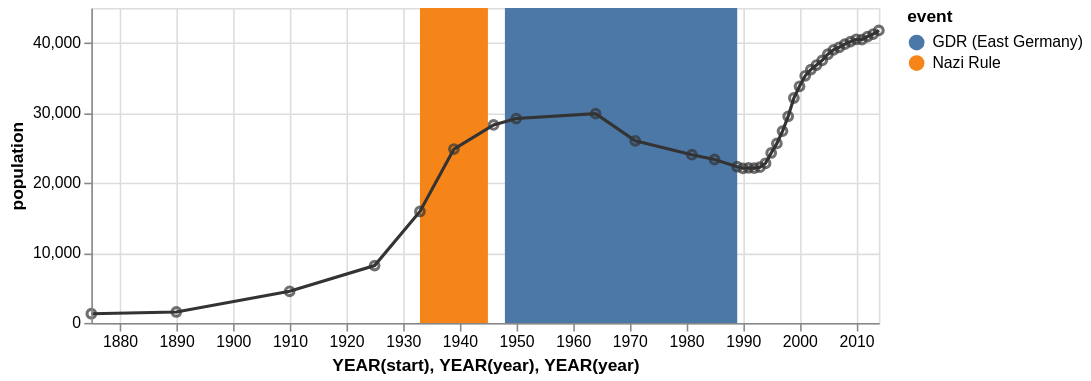

Specify this chart in Vega-Lite:
### Vega specification from a JSON file in a GitHub repository (floating-point values rounded to 4 significant figures)
{"$schema": "https://vega.github.io/schema/vega/v3.0.json", "description": "The population of the German city of Falkensee over time", "autosize": "pad", "padding": 5, "width": 500, "height": 200, "style": "cell", "data": [{"name": "source_0", "values": [{"start": "1933", "end": "1945", "event": "Nazi Rule"}, {"start": "1948", "end": "1989", "event": "GDR (East Germany)"}], "format": {}}, {"name": "source_1", "values": [{"year": "1875", "population": 1309}, {"year": "1890", "population": 1558}, {"year": "1910", "population": 4512}, {"year": "1925", "population": 8180}, {"year": "1933", "population": 15915}, {"year": "1939", "population": 24824}, {"year": "1946", "population": 28275}, {"year": "1950", "population": 29189}, {"year": "1964", "population": 29881}, {"year": "1971", "population": 26007}, {"year": "1981", "population": 24029}, {"year": "1985", "population": 23340}, {"year": "1989", "population": 22307}, {"year": "1990", "population": 22087}, {"year": "1991", "population": 22139}, {"year": "1992", "population": 22105}, {"year": "1993", "population": 22242}, {"year": "1994", "population": 22801}, {"year": "1995", "population": 24273}, {"year": "1996", "population": 25640}, {"year": "1997", "population": 27393}, {"year": "1998", "population": 29505}, {"year": "1999", "population": 32124}, {"year": "2000", "population": 33791}, {"year": "2001", "population": 35297}, {"year": "2002", "population": 36179}, {"year": "2003", "population": 36829}, {"year": "2004", "population": 37493}, {"year": "2005", "population": 38376}, {"year": "2006", "population": 39008}, {"year": "2007", "population": 39366}, {"year": "2008", "population": 39821}, {"year": "2009", "population": 40179}, {"year": "2010", "population": 40511}, {"year": "2011", "population": 40465}, {"year": "2012", "population": 40905}, {"year": "2013", "population": 41258}, {"year": "2014", "population": 41777}], "format": {}}, {"name": "data_0", "source": "source_0", "transform": [{"type": "formula", "expr": "timeParse(datum[\"start\"],'%Y')", "as": "start"}, {"type": "formula", "expr": "timeParse(datum[\"end\"],'%Y')", "as": "end"}, {"type": "filter", "expr": "datum[\"start\"] !== null && !isNaN(datum[\"start\"])"}, {"type": "formula", "as": "year_start", "expr": "datetime(year(datum[\"start\"]), 0, 1, 0, 0, 0, 0)"}, {"type": "formula", "as": "year_end", "expr": "datetime(year(datum[\"end\"]), 0, 1, 0, 0, 0, 0)"}]}, {"name": "data_1", "source": "source_1", "transform": [{"type": "formula", "expr": "timeParse(datum[\"year\"],'%Y')", "as": "year"}]}, {"name": "data_2", "source": "data_1", "transform": [{"type": "formula", "expr": "toDate(datum[\"year\"])", "as": "year"}, {"type": "formula", "expr": "toNumber(datum[\"population\"])", "as": "population"}, {"type": "filter", "expr": "datum[\"year\"] !== null && !isNaN(datum[\"year\"]) && datum[\"population\"] !== null && !isNaN(datum[\"population\"])"}, {"type": "formula", "as": "year_year", "expr": "datetime(year(datum[\"year\"]), 0, 1, 0, 0, 0, 0)"}]}, {"name": "data_3", "source": "data_1", "transform": [{"type": "formula", "expr": "toDate(datum[\"year\"])", "as": "year"}, {"type": "formula", "expr": "toNumber(datum[\"population\"])", "as": "population"}, {"type": "filter", "expr": "datum[\"year\"] !== null && !isNaN(datum[\"year\"]) && datum[\"population\"] !== null && !isNaN(datum[\"population\"])"}, {"type": "formula", "as": "year_year", "expr": "datetime(year(datum[\"year\"]), 0, 1, 0, 0, 0, 0)"}]}], "marks": [{"name": "layer_0_marks", "type": "rect", "style": ["rect"], "from": {"data": "data_0"}, "encode": {"update": {"x": {"scale": "x", "field": "year_start"}, "x2": {"scale": "x", "field": "year_end"}, "y": {"value": 0}, "y2": {"field": {"group": "height"}}, "fill": {"scale": "color", "field": "event"}}}}, {"name": "layer_1_marks", "type": "line", "style": ["line"], "sort": {"field": "datum[\"year_year\"]", "order": "descending"}, "from": {"data": "data_2"}, "encode": {"update": {"x": {"scale": "x", "field": "year_year"}, "y": {"scale": "y", "field": "population"}, "stroke": {"value": "#333"}}}}, {"name": "layer_2_marks", "type": "symbol", "style": ["point"], "from": {"data": "data_3"}, "encode": {"update": {"x": {"scale": "x", "field": "year_year"}, "y": {"scale": "y", "field": "population"}, "stroke": {"value": "#333"}, "fill": {"value": "transparent"}, "opacity": {"value": 0.7}}}}], "scales": [{"name": "x", "type": "time", "domain": {"fields": [{"data": "data_0", "field": "year_start"}, {"data": "data_0", "field": "year_end"}, {"data": "data_2", "field": "year_year"}, {"data": "data_3", "field": "year_year"}], "sort": true}, "range": [0, {"signal": "width"}]}, {"name": "color", "type": "ordinal", "domain": {"data": "data_0", "field": "event", "sort": true}, "range": "category"}, {"name": "y", "type": "linear", "domain": {"fields": [{"data": "data_2", "field": "population"}, {"data": "data_3", "field": "population"}], "sort": true}, "range": [{"signal": "height"}, 0], "nice": true, "zero": true}], "axes": [{"scale": "x", "orient": "bottom", "labelOverlap": true, "tickCount": {"signal": "ceil(width/40)"}, "title": "YEAR(start), YEAR(year), YEAR(year)", "zindex": 1, "encode": {"labels": {"update": {"text": {"signal": "timeFormat(datum.value, '%Y')"}}}}}, {"scale": "x", "orient": "bottom", "domain": false, "grid": true, "labels": false, "maxExtent": 0, "minExtent": 0, "tickCount": {"signal": "ceil(width/40)"}, "ticks": false, "zindex": 0, "gridScale": "y"}, {"scale": "y", "orient": "left", "labelOverlap": true, "tickCount": {"signal": "ceil(height/40)"}, "title": "population", "zindex": 1}, {"scale": "y", "orient": "left", "domain": false, "grid": true, "labels": false, "maxExtent": 0, "minExtent": 0, "tickCount": {"signal": "ceil(height/40)"}, "ticks": false, "zindex": 0, "gridScale": "x"}], "legends": [{"fill": "color", "title": "event"}], "config": {"axisY": {"minExtent": 30}}}
